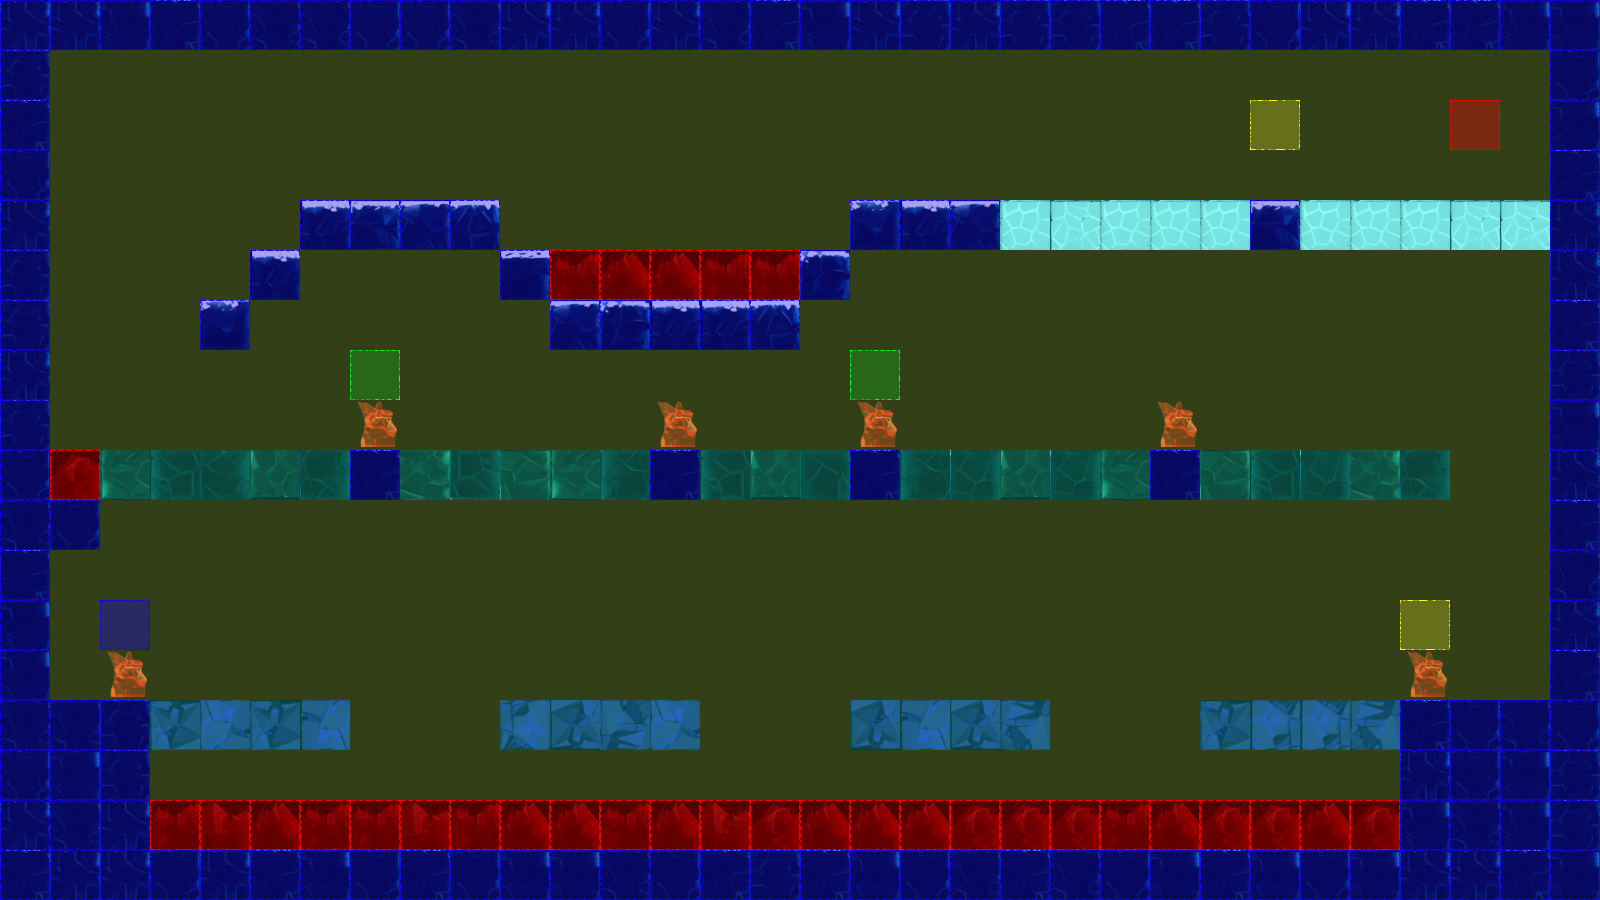

This game map was drawn from its Tiled (.tmx) file and the tilesets committed beside it. A one-line description and the trimmed map source follow:
An orthogonal 32x18 tile map with 50x50 px tiles, 3 tile layers (terrain, collision, event), 2 tilesets.

<map version="1.0" orientation="orthogonal" renderorder="left-up" width="32" height="18" tilewidth="50" tileheight="50" nextobjectid="3">
 <tileset firstgid="1" name="frozenPlainsTile" tilewidth="50" tileheight="50" tilecount="50" columns="10">
  <image source="tiles/iceTile.png" width="500" height="251" />
 </tileset>
 <tileset firstgid="51" name="collisionTile" tilewidth="50" tileheight="50" tilecount="12" columns="3">
  <image source="tiles/collisionTile.png" width="150" height="200" />
 </tileset>
 <layer name="terrain" width="32" height="18">
  <data>[576 cells, 219 non-empty, 39 distinct tile ids]</data>
 </layer>
 <layer name="collision" width="32" height="18">
  <data>[576 cells, 576 non-empty, 4 distinct tile ids]</data>
 </layer>
 <layer name="event" width="32" height="18">
  <data>[576 cells, 6 non-empty, 4 distinct tile ids]</data>
 </layer>
</map>
